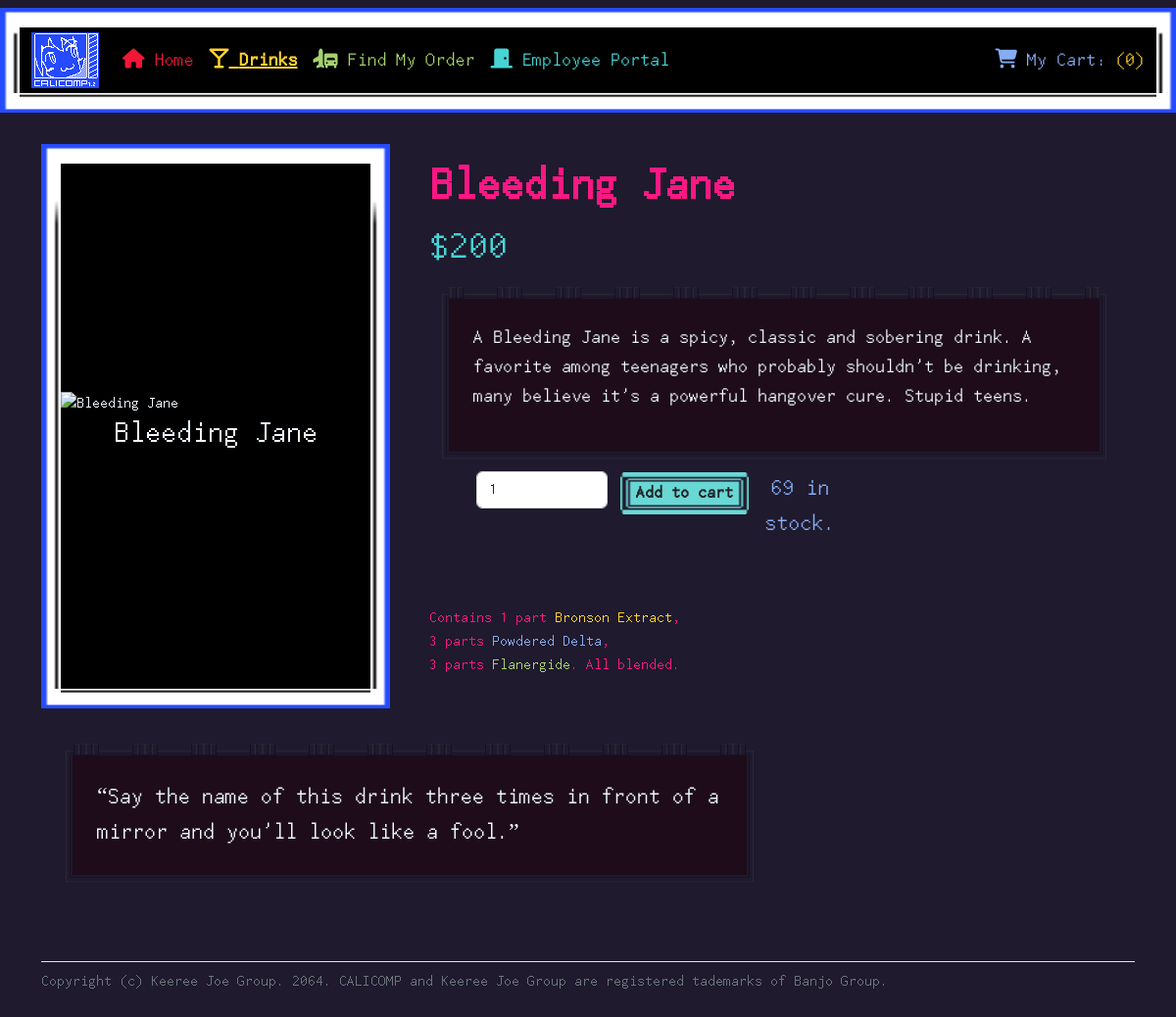
The app's page /drinkProfile.php?Drink=Bleeding Jane with its own data.
### tables this page shows
CREATE TABLE `DRINKS`(
    `NAME`     VARCHAR(20)  PRIMARY KEY,
    `TYPE`     VARCHAR(20)  NOT NULL,
    `CATEGORY` VARCHAR(20)  NOT NULL,
    `FLAVOR`   VARCHAR(16)  NOT NULL,
    `PRICE`    SMALLINT  NOT NULL,
    `STOCK`    INT  DEFAULT 69,
    `DESC`     TEXT DEFAULT 'Collapse Fluid is the substance which fuels Collapse Technology. It is used in both Collapse and Reverse Collapse processes \nand is stored in crystalline capsule containers, which are highly volatile and must be handled carefully.',
    `QUOTE`    TEXT DEFAULT "How did you even get here? Is this my base layer?",
    `INGRED`   TEXT DEFAULT 'Contains %#% parts collapse fluid.<\p>'
);

### html/drinkProfile.php (the view, shortened to what this page needs)
<?php
require_once '../lib/drinksLib.php';
?>
<!DOCTYPE html>
<html lang="en">
<head>
  <link href="https://cdn.jsdelivr.net/npm/bootstrap@5.2.1/dist/css/bootstrap.min.css" rel="stylesheet"
>
  <link rel="stylesheet" href="https://cdnjs.cloudflare.com/ajax/libs/font-awesome/6.2.0/css/all.min.css"
/>
  <link rel="stylesheet" href="assets/stylesheet.css">
</head>
<body>
  <header>
    <nav class="navbar navbar-expand-lg navbar-dark">
      <div class="container-fluid" id="borderCALI">
        <a class="navbar-brand" href="index.php">
          <img src="assets/Logo.png" alt="CALICOMP" width="69" height="57">
        </a>
        <div class="collapse navbar-collapse" id="collapsibleNavId">
          <ul class="navbar-nav me-auto mt-2 mt-lg-0">
            <li class="nav-item">
              <a class="nav-link fs-5 Adelhyde" href="index.php">
              <i class="fas fa-home"></i> Home</a>
            </li>
            <li class="nav-item">
              <a class="nav-link fs-5 Bronson fw-bold text-decoration-underline" href="drinks.php">
              <i class="fas fa-glass-martini"></i> Drinks</a>
            </li>
            <li class="nav-item">
              <a class="nav-link fs-5 Flanergide" href="orderTrack.php">
              <i class="fas fa-truck-plane"></i> Find My Order</a>
            </li>
            <li class="nav-item">
              <a class="nav-link fs-5 Karmotrine" href="employee.php">
              <i class="fas fa-door-closed"></i> Employee Portal</a>
            </li>
          </ul>
          <a class="nav-link justify-content-end fs-5 Delta" href="cart.php">
            <i class="fas fa-shopping-cart"></i> My Cart:
            <?php
              $count = 0;
              echo "<span class=\"Bronson fw-2\">($count)</span>";
             ?>
          </a>
        </div>
      </div>
    </nav>
  </header>
  <?php
    if(!isset($_GET["Drink"]))
    {
        drinkERROR();
    }
    else
    {
        $name = str_replace('-', ' ', $_GET["Drink"]);
        $sql = <<<SQL
        SELECT *
            FROM DRINKS
            WHERE NAME = ?;
        SQL;
        try
        {
            $prepared = $pdo->prepare($sql);
        }
        catch(PDOException $e)
        {
          echo "Prepare Failure: " . $e->getMessage();
        }
        try
        {
            $result = $prepared->execute(array($name));
        }
        catch(PDOException $e)
        {
            echo "Execute Failure: " . $e->getMessage();
        }
        if(!$result) { die("Error in query."); }
        else
        {
            $rows = $prepared->fetchAll(PDO::FETCH_ASSOC);
            if(empty($rows)) { drinkERROR(); }
            else
            {
                foreach($rows as $row)
                {
                    $filename = str_replace(' ', '', $row['NAME']);
                }
            }
        }
    }
  ?>
  <main>
    <div class="container py-4">
      <div class="row align-items-md-stretch">
        <div class="col-md-4">
          <div class="h-100 d-flex justify-content-center flex-column" id="borderCALI">
            <?php
                echo "<img class=\"img-fluid\" src=\"assets/drinks/$filename\" alt=\"{$row['NAME']}\">";
                echo "<h2 class=\"text-center\">{$row['NAME']}</h2>";
            ?>
          </div>
        </div>
        <div class="col-md-8">
          <div class="h-50 p-3">
            <?php
                echo "<h1 class=\"display-5 fw-bold Stella\">{$row['NAME']}</h1>";
                echo "<p class=\"h1 Karmotrine\">\${$row['PRICE']}</p>";
                echo"<div id=\"borderIMG\"><p class=\"fs-5\">{$row['DESC']}</p></div>";
            ?>
            <form class="row px-5" action="cartAdd.php" method="POST" validate>
              <div class="col-3">
                <input class="form-control" min="1" max="<?php echo $row['STOCK']; ?>"  type="number" placeholder="Enter Quantity" value=1 name="QTY" required>
              </div>
              <div class="col-2 p-0 text-center">
                <button class="btn btn-lg btn-val fw-bold" style="white-space:nowrap;" type="Submit">Add to cart</button>
              </div>
              <div class="col-3 text-center">
                <p class="Delta fs-4"><?php echo $row['STOCK']; ?> in stock.</p>
              </div>
            </form>
            <div style="height: 50px;"></div>
            <div class="Stella">
              <?php echo "<p>", $row['INGRED'], "</p>"; ?>
            </div>
          </div>
        </div>
      </div>
      <div class="py-1">
        <div class="container-fluid py-4">
          <p class="col-md-8 fs-4" id="borderIMG">&ldquo;<?php echo $row['QUOTE']; ?>&rdquo;</p>
        </div>
      </div>
      <footer class="pt-2 mt-4 text-muted border-top">
        Copyright (c) Keeree Joe Group. 2064.
        CALICOMP and Keeree Joe Group are registered tademarks of Banjo Group.
      </footer>
    </div>
  </main>
</body>
</html>

### html/assets/stylesheet.css (style rules this page uses)
body { font-family: "CyberpunkWaifus", serif; background-color: #1F1A2D; --bs-nav-link-color: #fc1783!important; }
#borderIMG { border: 45px solid transparent; border-image-slice:28 20 22 20; border-image-width:20px 20px 20px 20px; border-image-outset:0px 0px 0px 0px; border-image-repeat:repeat; border-image-source: url(borderIMG.png); background-color: #1e0c1b; color: aliceblue; }
#borderCALI { border: 20px solid transparent; border-image-slice:9 7 11 7; border-image-width:20px 20px 20px 20px; border-image-outset:0px 0px 0px 0px; border-image-repeat:stretch; border-image-source: url(borderCALI.png); background-color: black; color: aliceblue; }
.btn-val { font-size: large; background-image: url(Button.png); background-repeat: no-repeat; background-size: 100% 100%; }
.Adelhyde { color:#f21637; }
.Delta { color:#87acf3; }
.Bronson { color:#ffd230; }
.Flanergide { color:#a6d26d; }
.Karmotrine { color:#47d4d4; }
.Stella { color:#fc1783; }

### records on screen
drinks: NAME "Bleeding Jane", PRICE "200", DESC "A Bleeding Jane is a spicy, classic and sobering drink. A favorite among teenagers who probably shouldn't be drinking, many believe it's a powerful hangover cure. Stupid teens.", STOCK "69", INGRED "Contains 1 part Bronson Extract , 3 parts Powdered Delta , 3 parts Flanergide . All blended.", QUOTE "Say the name of this drink three times in front of a mirror and you'll look like a fool."

### other values on screen
$count "0"
